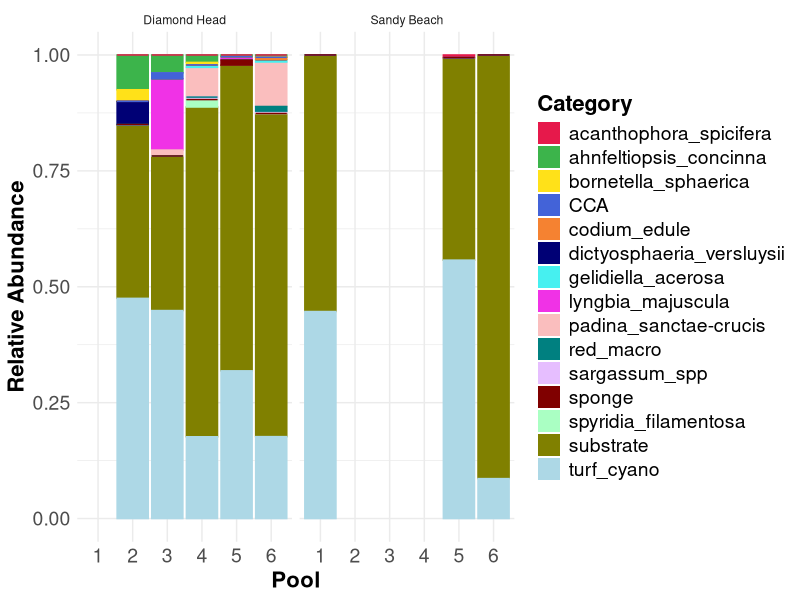
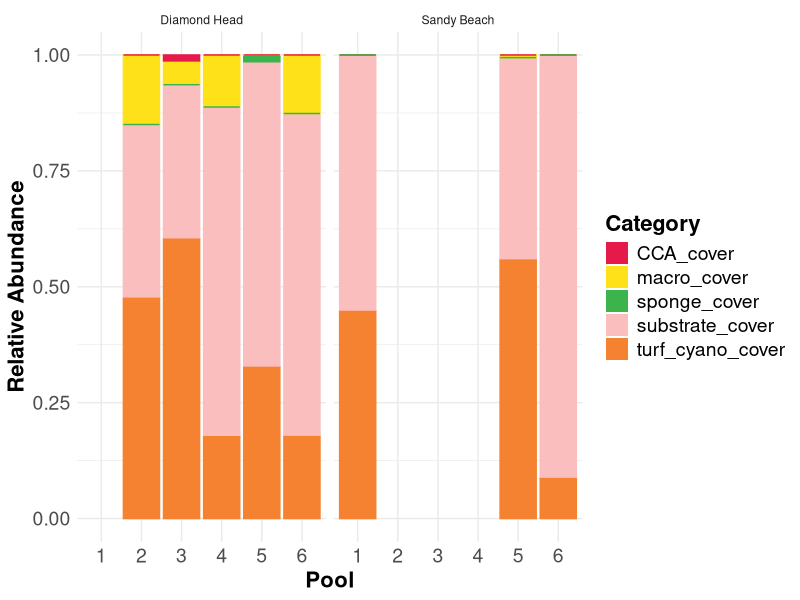
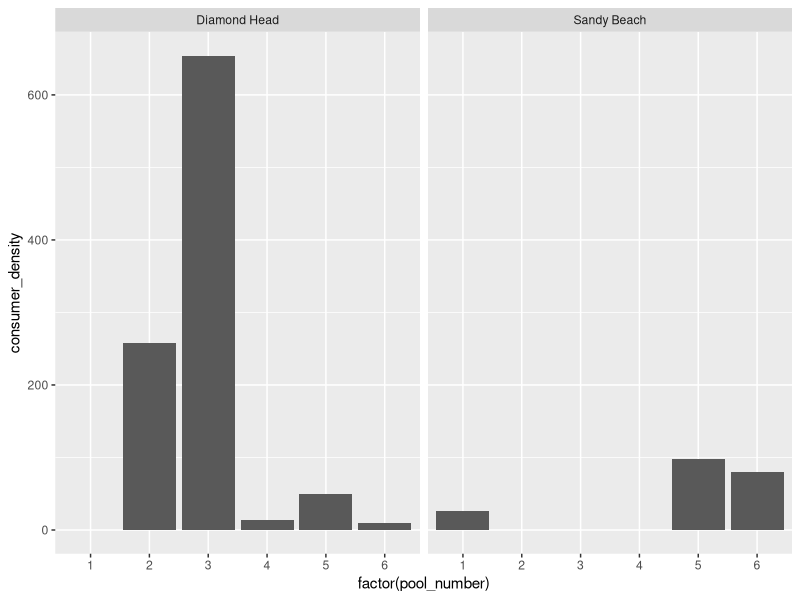
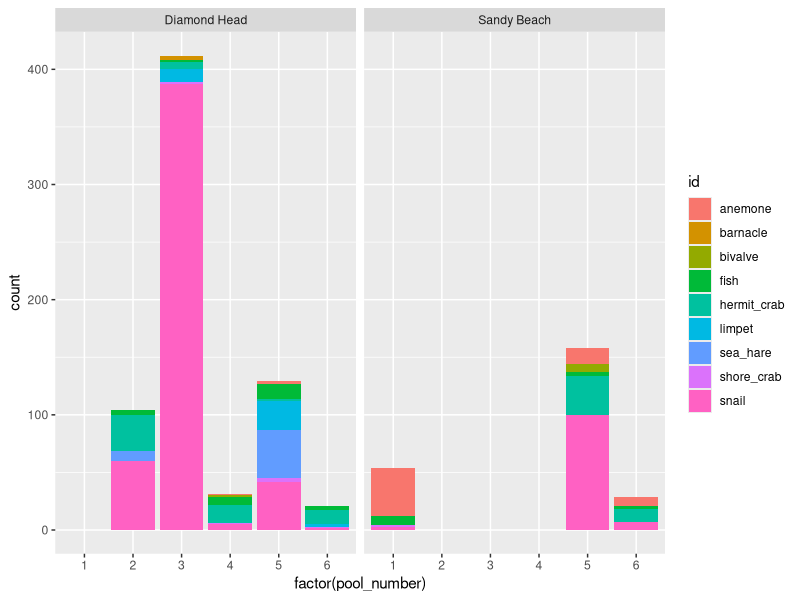
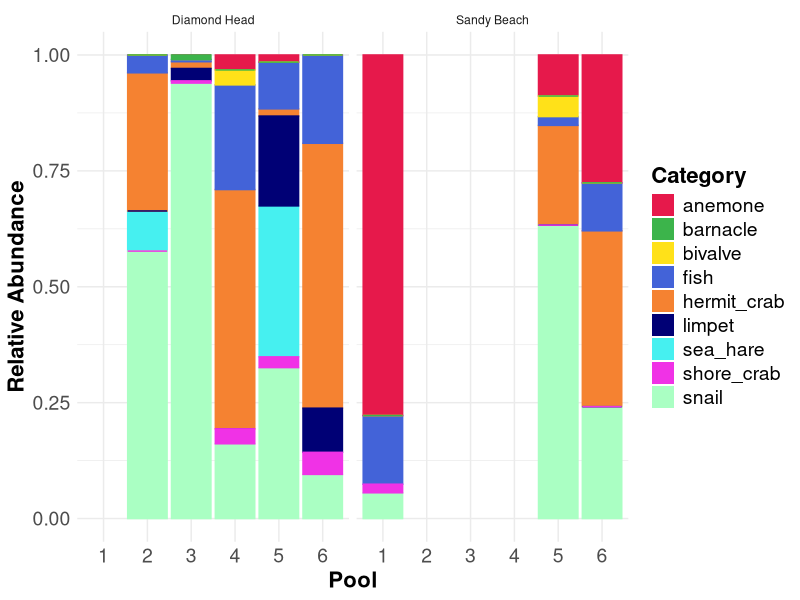

Reproduce these figures in R, in order.
## ---- chunk 1
library(tidyverse)
library(here)
## ---- chunk 2
prods <- read_csv(here("Test Sampling", "Data", "producers.csv"))
cons <- read_csv(here("Test Sampling", "Data", "consumers.csv"))
## ---- chunk 3
prods_summary <- prods %>% group_by(date, site, pool_number, pool_ID)  %>% summarise(prods_pcover = sum(turf_cyano_cover, macro_cover, CCA_cover))
write_csv(prods_summary, here("Test Sampling", "Data", "prodcover.csv"))
## ---- chunk 4
prods_long <- prods %>%
  select(-c("substrate_cover":"notes")) %>%
  pivot_longer(
    cols = c("substrate":"sponge"),
    names_to = "id",
    values_to = "num_points")
## ---- chunk 5
prods_long %>% ggplot(aes(x= factor(pool_number),
               y = num_points, 
               fill= factor(id), 
               color= id)) + # set lines surrounding each color to match the fill colors 
      geom_bar(stat="identity", position="fill") + # stacked bars
      facet_wrap(~site) + 
  
      labs(x = "Pool", # labels
           y="Relative Abundance",
           fill = "Category") +

      theme_minimal() +  # theme
      theme(title = element_text(size = 18, face = "bold"), # make title bigger and bold
            axis.title = element_text(size = 16), # make all text bigger
            axis.text = element_text(size = 14),
            legend.title = element_text(size = 16),
            legend.text = element_text(size = 14)) +
    
      
      guides(color = "none") + # keep only legend for fill since fill and color are the same
      
      scale_fill_manual(values = c('#e6194b', '#3cb44b', '#ffe119', '#4363d8', '#f58231', '#000075', '#46f0f0', '#f032e6', '#fabebe', '#008080', '#e6beff', '#800000', '#aaffc3', '#808000', "lightblue")) +
      
      scale_color_manual(values = c('#e6194b', '#3cb44b', '#ffe119', '#4363d8', '#f58231', '#000075', '#46f0f0', '#f032e6', '#fabebe', '#008080', '#e6beff', '#800000', '#aaffc3', '#808000', "lightblue"))
## ---- chunk 6
prods_cover_long <- prods %>%
  select(-c("substrate":"total_points", "cover_sum", "notes")) %>%
  pivot_longer(
    cols = c("substrate_cover":"sponge_cover"),
    names_to = "id",
    values_to = "num_points")
## ---- chunk 7
prods_cover_long %>% ggplot(aes(x= factor(pool_number),
               y = num_points, 
               fill= factor(id), 
               color= id)) + # set lines surrounding each color to match the fill colors
      geom_bar(stat="identity", position="fill") + # stacked bars
      facet_wrap(~site) +
  
      labs(x = "Pool", # labels
           y="Relative Abundance",
           fill = "Category") +

      theme_minimal() +  # theme
      theme(title = element_text(size = 18, face = "bold"), # make title bigger and bold
            axis.title = element_text(size = 16), # make all text bigger
            axis.text = element_text(size = 14),
            legend.title = element_text(size = 16),
            legend.text = element_text(size = 14)) +
    
      
      guides(color = "none") + # keep only legend for fill since fill and color are the same
      
      scale_fill_manual(values = c('#e6194b', '#ffe119', '#3cb44b', '#fabebe', '#f58231')) +
      
      scale_color_manual(values = c('#e6194b', '#ffe119', '#3cb44b', '#fabebe', '#f58231'))
## ---- chunk 8
cons %>% ggplot(aes(x = factor(pool_number),
                    y = consumer_density)) +
  geom_bar(stat = "identity") +
  facet_wrap(~site) 
## ---- chunk 9
cons_long <- cons %>%
  select(-c("total_consumers":"notes")) %>%
  pivot_longer(
    cols = c("sea_hare":"barnacle"),
    names_to = "id",
    values_to = "count")
## ---- chunk 10
cons_long %>% ggplot(aes(x = factor(pool_number),
                    y = count , 
                    fill = id)) + 
  geom_bar(stat = "identity") +
  facet_wrap(~site)
## ---- chunk 11
cons_long %>% ggplot(aes(x= factor(pool_number),
               y = count, 
               fill= factor(id), 
               color= id)) + # set lines surrounding each color to match the fill colors
      geom_bar(stat="identity", position="fill") + # stacked bars
      facet_wrap(~site) +
   
      labs(x = "Pool", # labels
           y="Relative Abundance",
           fill = "Category") +

      theme_minimal() +  # theme
      theme(title = element_text(size = 18, face = "bold"), # make title bigger and bold
            axis.title = element_text(size = 16), # make all text bigger
            axis.text = element_text(size = 14),
            legend.title = element_text(size = 16),
            legend.text = element_text(size = 14)) +
    
      
      guides(color = "none") + # keep only legend for fill since fill and color are the same
      
      scale_fill_manual(values = c('#e6194b', '#3cb44b', '#ffe119', '#4363d8', '#f58231', '#000075', '#46f0f0', '#f032e6', '#aaffc3')) +
      
      scale_color_manual(values = c('#e6194b', '#3cb44b', '#ffe119', '#4363d8', '#f58231', '#000075', '#46f0f0', '#f032e6', '#aaffc3'))
